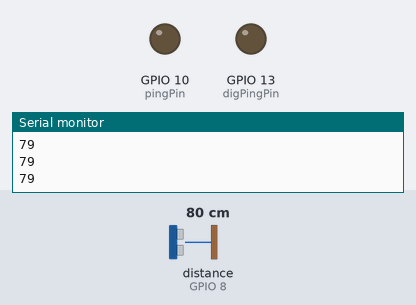
Bench run of a sketch on a simulated ESP8266 (NodeMCU). Parts: output pins drawn as LEDs (lit = HIGH), the last lines printed to the serial monitor. Wiring (inferred from the names in the program): ultrasonic range finder: trigger GPIO 7; echo GPIO 8. Inputs (shaded band) come from the test bench; at power-on: distance to the obstacle (sensor on GPIO 8) 80 cm. The echo pulse lasts 58.3 µs per cm; pins used as bus, display or sensor lines are not drawn.

Above: at 1.2 s.
1.3 s: distance to the obstacle (sensor on GPIO 8) set to 18 cm
2.8 s: distance to the obstacle (sensor on GPIO 8) set to 14 cm
At 3.9 s:
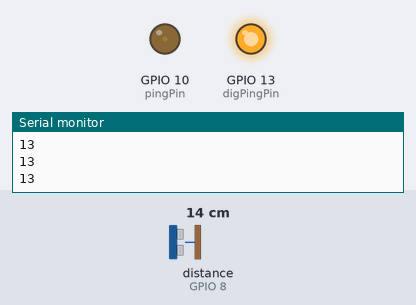
Timing chart, 0 to 5.8 s (numbered marks = the images above; inputs shaded):
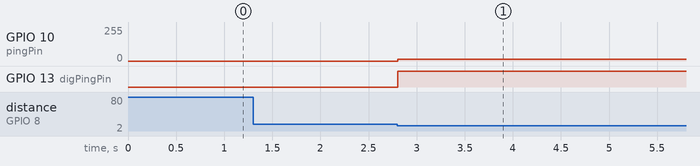

The sketch:

RadarHead.ino
```cpp
#include "Serial.h"

int echoPin = 8;
int trigPin = 7;
int distance = 0;

int min_range = 2;
int max_range = 15;

int pingPin = 10;
int digPingPin = 13;


SerialChannel serial;
void setup() {
  // put your setup code here, to run once:
  serial.channel0().port().begin(115200);
  serial.channel1().port().begin(115200);

  pinMode(echoPin, INPUT);
  pinMode(trigPin, OUTPUT);
  pinMode(pingPin, OUTPUT);
  pinMode(digPingPin, OUTPUT);
}

void loop() {
  // put your main code here, to run repeatedly:
  distance = calculateDistance();
  Serial.println(distance);
  bool within_range = withinRange(min_range, max_range, distance);

  if(within_range == true){
    distance = trim(distance);
    analogWrite(pingPin, distance);
    digitalWrite(digPingPin, HIGH);
    String result(distance);
    result = "+"+result+"-";
    char *ptr = &result[0];
    serial.channel1().port().write(ptr);
    delay(20);
    //serial.channel0().port().write(1);
  }
  else{
    analogWrite(pingPin, 0);
    digitalWrite(digPingPin, LOW);
    serial.channel1().port().write(0);
    //serial.channel0().port().write(0);
  }
}

bool withinRange(int range1, int range2, int value){
  if(value >= range1 && value <= range2){
    return true;
  }

  else{
    return false;
  }
}

int trim(int value){
  if(value < min_range){
    return 0;
  }
  else if(value > max_range){return 255;}

  return value;
}

int calculateDistance(){
  int duration = 0;
  int distance = 0;
  digitalWrite(trigPin, LOW);
  delayMicroseconds(2);
  // Sets the trigPin on HIGH state for 10 micro seconds
  digitalWrite(trigPin, HIGH);
  delayMicroseconds(10);
  digitalWrite(trigPin, LOW);
  duration = pulseIn(echoPin, HIGH); // Reads the echoPin, returns the sound wave travel time in microseconds
  distance= duration*0.034/2;
  return distance;
}
```

Serial.h
```cpp
#include <HardwareSerial.h>


class SerialPort0{
  protected:

  public:
    SerialPort0(){

    }
    void ClearBuffer(){
      int length = Serial.available();
      if(length > 0){
        for(int i = 0; i < length; i++){
          char c = Serial.read();
        }
      }
    }

    String input(){
      //Clear the buffer first
      ClearBuffer();

      //Check if there's anything in the buffer if not then just wait
      while(Serial.available() == 0){}

      //If buffer is not empty then wait a little bit again because few bytes may still be incoming to complete the string sent
      delay(40);

      //Now since 40 mili seconds should be enough time for all the bits to arrive we can now see the length;
      byte length = Serial.available();

      //Read everything from the Serial buffer
      String word = "";
      for(int i = 0; i < length; i++){
        char c = Serial.read();
        word+=c;
      }
      return word;
    }

    HardwareSerial port(){
      return Serial;
    }
};

class SerialPort1{
  protected:

  public:
    SerialPort1(){

    }
    void ClearBuffer(){
      byte length = Serial1.available();
      if(length > 0){
        for(int i = 0; i < length; i++){
          char c = Serial1.read();
        }
      }
    }

    String input(){
      //Clear the buffer first
      ClearBuffer();

      //Check if there's anything in the buffer if not then just wait
      while(Serial1.available() == 0){}

      //If buffer is not empty then wait a little bit again because few bytes may still be incoming to complete the string sent
      delay(40);

      //Now since 40 mili seconds should be enough time for all the bits to arrive we can now see the length;
      byte length = Serial1.available();

      //Read everything from the Serial buffer
      String word = "";
      for(int i = 0; i < length; i++){
        char c = Serial1.read();
        word+=c;
      }
      return word;
    }

    HardwareSerial port(){
      return Serial1;
    }
};

class SerialPort2{
  protected:

  public:
    SerialPort2(){

    }
    void ClearBuffer(){
      byte length = Serial2.available();
      if(length > 0){
        for(int i = 0; i < length; i++){
          char c = Serial2.read();
        }
      }
    }

    String input(){
      //Clear the buffer first
      ClearBuffer();

      //Check if there's anything in the buffer if not then just wait
      while(Serial2.available() == 0){}

      //If buffer is not empty then wait a little bit again because few bytes may still be incoming to complete the string sent
      delay(40);

      //Now since 40 mili seconds should be enough time for all the bits to arrive we can now see the length;
      byte length = Serial2.available();

      //Read everything from the Serial buffer
      String word = "";
      for(int i = 0; i < length; i++){
        char c = Serial2.read();
        word+=c;
      }
      return word;
    }

    HardwareSerial port(){
      return Serial2;
    }
};


class SerialPort3{
  protected:

  public:
    SerialPort3(){

    }
    void ClearBuffer(){
      byte length = Serial3.available();
      if(length > 0){
        for(int i = 0; i < length; i++){
          char c = Serial.read();
        }
      }
    }

    String input(){
      //Clear the buffer first
      ClearBuffer();

      //Check if there's anything in the buffer if not then just wait
      while(Serial3.available() == 0){}

      //If buffer is not empty then wait a little bit again because few bytes may still be incoming to complete the string sent
      delay(40);

      //Now since 40 mili seconds should be enough time for all the bits to arrive we can now see the length;
      byte length = Serial3.available();

      //Read everything from the Serial buffer
      String word = "";
      for(int i = 0; i < length; i++){
        char c = Serial3.read();
        word+=c;
      }
      return word;
    }

    HardwareSerial port(){
      return Serial3;
    }
};


class SerialChannel{
  protected:
  SerialPort0 port0;
  SerialPort1 port1;
  SerialPort2 port2;
  SerialPort3 port3;

  int current_port = 0;

  public:
  SerialChannel(){

  }

  void Select(int num){
    current_port = num;
  }

  SerialPort0 channel0(){
    return port0;
  }

  SerialPort1 channel1(){
    return port1;
  }

};
```

Measured:
- the behaviour switches between 17 and 16 cm on distance to the obstacle (sensor on GPIO 8) (found by bisection; images 0 and 1)
- after the input at 2.8 s, GPIO 10 (pingPin): 0/255 → 13/255 at once; GPIO 13 (digPingPin): LOW → HIGH at once
